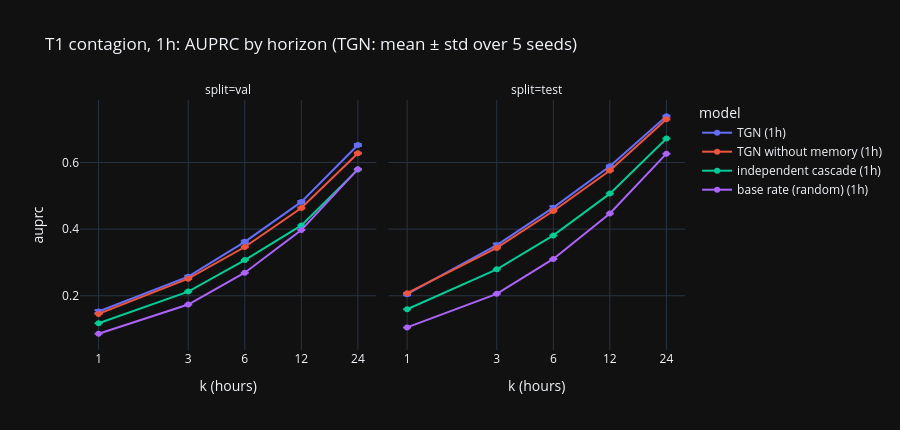

Source (notebook cell):
### Markdown cell above
## 1. T1 contagion: TGN vs the independent cascade

### Code cell
def model_rows(exp, label, res):
    rows = []
    ms = metrics_of(exp)
    for split in ("val", "test"):
        for k in K:
            v = np.array([m.get(f"{split}_auprc_k{k}h", np.nan) for m in ms], float)
            if np.isfinite(v).any():
                rows.append({"model": label, "resolution": res, "split": split, "k_hours": k,
                             "auprc": np.nanmean(v), "std": np.nanstd(v, ddof=1), "seeds": int(np.isfinite(v).sum())})
    return rows

rows = []
for label, exp in FINAL.items():
    rows += model_rows(exp, label, "2h" if "2h" in exp else "1h")
for res in ("1h", "2h"):
    for name, lab in (("independent cascade", "independent cascade"), ("receiver base rate", "base rate (random)")):
        c = cas[(cas["resolution"] == res) & (cas["model"] == name) & (cas["split"] != "train")]
        rows += [{"model": f"{lab} ({res})", "resolution": res, "split": r.split, "k_hours": r.k_hours,
                  "auprc": r.positive_rate if lab.startswith("base") else r.auprc, "std": 0.0, "seeds": 0}
                 for r in c.itertuples()]
t1 = pd.DataFrame(rows)
r1 = t1[t1["resolution"] == "1h"]
fig = px.line(r1, x="k_hours", y="auprc", color="model", error_y="std", facet_col="split", markers=True, log_x=True,
              category_orders={"split": ["val", "test"]},
              title="T1 contagion, 1h: AUPRC by horizon (TGN: mean ± std over 5 seeds)")
fig.update_xaxes(tickvals=K, title="k (hours)")
fig.update_layout(height=430)
fig.show()
tab = r1.pivot_table(index=["split", "k_hours"], columns="model", values="auprc")
tab["TGN / cascade"] = tab["TGN (1h)"] / tab["independent cascade (1h)"]
tab["TGN / random"] = tab["TGN (1h)"] / tab["base rate (random) (1h)"]
display(tab.round(3).loc[["val", "test"]])

### Figure 1 — Plotly figure (JSON) as saved in the notebook; plotly's stock layout.template omitted (floating-point values rounded to 4 significant figures)
{"data": [{"error_y": {"array": [0.004483, 0.002797, 0.003388, 0.002903, 0.002975]}, "hovertemplate": "model=TGN (1h)<br>split=val<br>k_hours=%{x}<br>auprc=%{y}<extra></extra>", "legendgroup": "TGN (1h)", "line": {"color": "#636efa", "dash": "solid"}, "marker": {"symbol": "circle"}, "mode": "lines+markers", "name": "TGN (1h)", "orientation": "v", "showlegend": true, "type": "scatter", "x": [1, 3, 6, 12, 24], "xaxis": "x", "y": [0.1529, 0.2573, 0.3617, 0.4816, 0.6523], "yaxis": "y"}, {"error_y": {"array": [0.0002003, 0.0009356, 0.000807, 0.001142, 0.001578]}, "hovertemplate": "model=TGN without memory (1h)<br>split=val<br>k_hours=%{x}<br>auprc=%{y}<extra></extra>", "legendgroup": "TGN without memory (1h)", "line": {"color": "#EF553B", "dash": "solid"}, "marker": {"symbol": "circle"}, "mode": "lines+markers", "name": "TGN without memory (1h)", "orientation": "v", "showlegend": true, "type": "scatter", "x": [1, 3, 6, 12, 24], "xaxis": "x", "y": [0.1455, 0.2511, 0.3463, 0.4634, 0.6279], "yaxis": "y"}, {"error_y": {"array": [0.0, 0.0, 0.0, 0.0, 0.0]}, "hovertemplate": "model=independent cascade (1h)<br>split=val<br>k_hours=%{x}<br>auprc=%{y}<extra></extra>", "legendgroup": "independent cascade (1h)", "line": {"color": "#00cc96", "dash": "solid"}, "marker": {"symbol": "circle"}, "mode": "lines+markers", "name": "independent cascade (1h)", "orientation": "v", "showlegend": true, "type": "scatter", "x": [1, 3, 6, 12, 24], "xaxis": "x", "y": [0.1174, 0.2125, 0.3071, 0.4112, 0.5786], "yaxis": "y"}, {"error_y": {"array": [0.0, 0.0, 0.0, 0.0, 0.0]}, "hovertemplate": "model=base rate (random) (1h)<br>split=val<br>k_hours=%{x}<br>auprc=%{y}<extra></extra>", "legendgroup": "base rate (random) (1h)", "line": {"color": "#ab63fa", "dash": "solid"}, "marker": {"symbol": "circle"}, "mode": "lines+markers", "name": "base rate (random) (1h)", "orientation": "v", "showlegend": true, "type": "scatter", "x": [1, 3, 6, 12, 24], "xaxis": "x", "y": [0.08593, 0.1735, 0.2691, 0.3971, 0.58], "yaxis": "y"}, {"error_y": {"array": [0.002887, 0.0047, 0.003972, 0.002815, 0.001234]}, "hovertemplate": "model=TGN (1h)<br>split=test<br>k_hours=%{x}<br>auprc=%{y}<extra></extra>", "legendgroup": "TGN (1h)", "line": {"color": "#636efa", "dash": "solid"}, "marker": {"symbol": "circle"}, "mode": "lines+markers", "name": "TGN (1h)", "orientation": "v", "showlegend": false, "type": "scatter", "x": [1, 3, 6, 12, 24], "xaxis": "x2", "y": [0.2046, 0.3519, 0.4643, 0.5884, 0.7387], "yaxis": "y2"}, {"error_y": {"array": [0.0008226, 0.0008622, 0.0005151, 0.0004424, 0.0005265]}, "hovertemplate": "model=TGN without memory (1h)<br>split=test<br>k_hours=%{x}<br>auprc=%{y}<extra></extra>", "legendgroup": "TGN without memory (1h)", "line": {"color": "#EF553B", "dash": "solid"}, "marker": {"symbol": "circle"}, "mode": "lines+markers", "name": "TGN without memory (1h)", "orientation": "v", "showlegend": false, "type": "scatter", "x": [1, 3, 6, 12, 24], "xaxis": "x2", "y": [0.2078, 0.3437, 0.4544, 0.576, 0.7295], "yaxis": "y2"}, {"error_y": {"array": [0.0, 0.0, 0.0, 0.0, 0.0]}, "hovertemplate": "model=independent cascade (1h)<br>split=test<br>k_hours=%{x}<br>auprc=%{y}<extra></extra>", "legendgroup": "independent cascade (1h)", "line": {"color": "#00cc96", "dash": "solid"}, "marker": {"symbol": "circle"}, "mode": "lines+markers", "name": "independent cascade (1h)", "orientation": "v", "showlegend": false, "type": "scatter", "x": [1, 3, 6, 12, 24], "xaxis": "x2", "y": [0.1594, 0.2792, 0.3811, 0.5065, 0.6722], "yaxis": "y2"}, {"error_y": {"array": [0.0, 0.0, 0.0, 0.0, 0.0]}, "hovertemplate": "model=base rate (random) (1h)<br>split=test<br>k_hours=%{x}<br>auprc=%{y}<extra></extra>", "legendgroup": "base rate (random) (1h)", "line": {"color": "#ab63fa", "dash": "solid"}, "marker": {"symbol": "circle"}, "mode": "lines+markers", "name": "base rate (random) (1h)", "orientation": "v", "showlegend": false, "type": "scatter", "x": [1, 3, 6, 12, 24], "xaxis": "x2", "y": [0.105, 0.2056, 0.3104, 0.4469, 0.6265], "yaxis": "y2"}], "layout": {"annotations": [{"font": {}, "showarrow": false, "text": "split=val", "x": 0.245, "xanchor": "center", "xref": "paper", "y": 1.0, "yanchor": "bottom", "yref": "paper"}, {"font": {}, "showarrow": false, "text": "split=test", "x": 0.755, "xanchor": "center", "xref": "paper", "y": 1.0, "yanchor": "bottom", "yref": "paper"}], "height": 430, "legend": {"title": {"text": "model"}, "tracegroupgap": 0}, "title": {"text": "T1 contagion, 1h: AUPRC by horizon (TGN: mean ± std over 5 seeds)"}, "xaxis": {"anchor": "y", "domain": [0.0, 0.49], "tickvals": [1, 3, 6, 12, 24], "title": {"text": "k (hours)"}, "type": "log"}, "xaxis2": {"anchor": "y2", "domain": [0.51, 1.0], "matches": "x", "tickvals": [1, 3, 6, 12, 24], "title": {"text": "k (hours)"}, "type": "log"}, "yaxis": {"anchor": "x", "domain": [0.0, 1.0], "title": {"text": "auprc"}}, "yaxis2": {"anchor": "x2", "domain": [0.0, 1.0], "matches": "y", "showticklabels": false}}}
